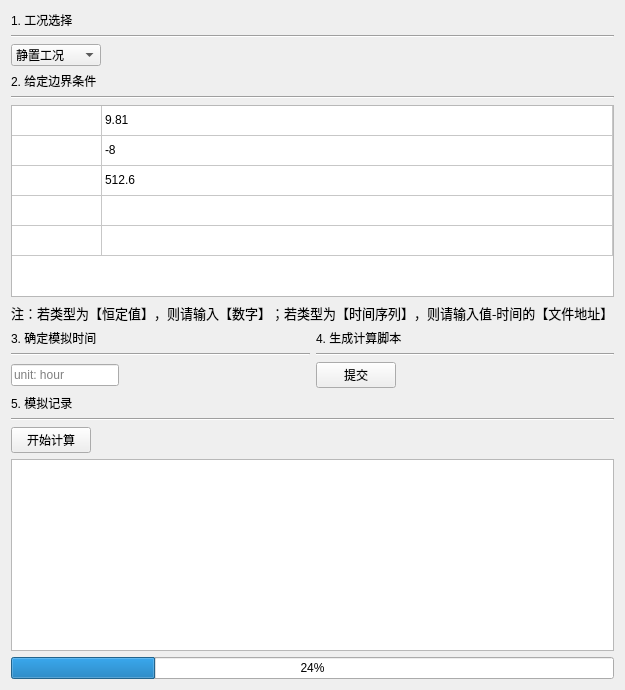
      <widget class="QWidget" name="page_simulation">
       <layout class="QVBoxLayout" name="verticalLayout_5">
        <item>
         <widget class="QLabel" name="label">
          <property name="text">
           <string>1. 工况选择</string>
          </property>
         </widget>
        </item>
        <item>
         <widget class="Line" name="line_5">
          <property name="orientation">
           <enum>Qt::Horizontal</enum>
          </property>
         </widget>
        </item>
        <item>
         <layout class="QHBoxLayout" name="horizontalLayout_4">
          <item>
           <widget class="QComboBox" name="choice_working_condition">
            <item>
             <property name="text">
              <string>静置工况</string>
             </property>
            </item>
            <item>
             <property name="text">
              <string>充放热工况</string>
             </property>
            </item>
           </widget>
          </item>
          <item>
           <spacer name="horizontalSpacer_7">
            <property name="orientation">
             <enum>Qt::Horizontal</enum>
            </property>
            <property name="sizeHint" stdset="0">
             <size>
              <width>40</width>
              <height>20</height>
             </size>
            </property>
           </spacer>
          </item>
         </layout>
        </item>
        <item>
         <widget class="QLabel" name="label_2">
          <property name="text">
           <string>2. 给定边界条件</string>
          </property>
         </widget>
        </item>
        <item>
         <widget class="Line" name="line_6">
          <property name="orientation">
           <enum>Qt::Horizontal</enum>
          </property>
         </widget>
        </item>
        <item>
         <widget class="QTableWidget" name="table_boundary_conditions">
          <attribute name="horizontalHeaderVisible">
           <bool>false</bool>
          </attribute>
          <attribute name="horizontalHeaderCascadingSectionResizes">
           <bool>false</bool>
          </attribute>
          <attribute name="horizontalHeaderMinimumSectionSize">
           <number>20</number>
          </attribute>
          <attribute name="horizontalHeaderDefaultSectionSize">
           <number>90</number>
          </attribute>
          <attribute name="horizontalHeaderStretchLastSection">
           <bool>true</bool>
          </attribute>
          <attribute name="verticalHeaderVisible">
           <bool>false</bool>
          </attribute>
          <attribute name="verticalHeaderMinimumSectionSize">
           <number>30</number>
          </attribute>
          <attribute name="verticalHeaderDefaultSectionSize">
           <number>30</number>
          </attribute>
          <attribute name="verticalHeaderStretchLastSection">
           <bool>false</bool>
          </attribute>
          <row>
           <property name="text">
            <string>Gravity</string>
           </property>
          </row>
          <row>
           <property name="text">
            <string>Ambient temp</string>
           </property>
          </row>
          <row>
           <property name="text">
            <string>Init salt temp</string>
           </property>
          </row>
          <row>
           <property name="text">
            <string>Inlet velocity</string>
           </property>
          </row>
          <row>
           <property name="text">
            <string>Inlet temp</string>
           </property>
          </row>
          <column>
           <property name="text">
            <string>Type</string>
           </property>
          </column>
          <column>
           <property name="text">
            <string>Value</string>
           </property>
          </column>
          <item row="0" column="0">
           <property name="text">
            <string/>
           </property>
           <property name="flags">
            <set>ItemIsSelectable|ItemIsDragEnabled|ItemIsDropEnabled|ItemIsUserCheckable|ItemIsEnabled</set>
           </property>
          </item>
          <item row="0" column="1">
           <property name="text">
            <string>9.81</string>
           </property>
           <property name="flags">
            <set>ItemIsSelectable|ItemIsDragEnabled|ItemIsDropEnabled|ItemIsUserCheckable|ItemIsEnabled</set>
           </property>
          </item>
          <item row="1" column="1">
           <property name="text">
            <string>-8</string>
           </property>
          </item>
          <item row="2" column="1">
           <property name="text">
            <string>512.6</string>
           </property>
          </item>
          <item row="3" column="1">
           <property name="text">
            <string/>
           </property>
          </item>
          <item row="4" column="1">
           <property name="text">
            <string/>
           </property>
          </item>
         </widget>
        </item>
        <item>
         <widget class="QLabel" name="label_simulate_notes">
          <property name="font">
           <font>
            <family>Times New Roman</family>
            <pointsize>10</pointsize>
           </font>
          </property>
          <property name="text">
           <string>注：若类型为【恒定值】，则请输入【数字】；若类型为【时间序列】，则请输入值-时间的【文件地址】</string>
          </property>
         </widget>
        </item>
        <item>
         <layout class="QGridLayout" name="gridLayout">
          <item row="0" column="0">
           <widget class="QLabel" name="label_3">
            <property name="text">
             <string>3. 确定模拟时间</string>
            </property>
           </widget>
          </item>
          <item row="2" column="1">
           <layout class="QHBoxLayout" name="horizontalLayout_13">
            <item>
             <widget class="QPushButton" name="button_simulate_scripts">
              <property name="text">
               <string>提交</string>
              </property>
             </widget>
            </item>
            <item>
             <spacer name="horizontalSpacer_8">
              <property name="orientation">
               <enum>Qt::Horizontal</enum>
              </property>
              <property name="sizeHint" stdset="0">
               <size>
                <width>40</width>
                <height>20</height>
               </size>
              </property>
             </spacer>
            </item>
           </layout>
          </item>
          <item row="0" column="1">
           <widget class="QLabel" name="label_9">
            <property name="text">
             <string>4. 生成计算脚本</string>
            </property>
           </widget>
          </item>
          <item row="2" column="0">
           <layout class="QHBoxLayout" name="horizontalLayout_14">
            <item>
             <widget class="QLineEdit" name="simulate_time_input">
              <property name="sizePolicy">
               <sizepolicy hsizetype="Maximum" vsizetype="Fixed">
                <horstretch>55</horstretch>
                <verstretch>0</verstretch>
               </sizepolicy>
              </property>
              <property name="placeholderText">
               <string>unit: hour</string>
              </property>
             </widget>
            </item>
            <item>
             <spacer name="horizontalSpacer_10">
              <property name="orientation">
               <enum>Qt::Horizontal</enum>
              </property>
              <property name="sizeHint" stdset="0">
               <size>
                <width>40</width>
                <height>20</height>
               </size>
              </property>
             </spacer>
            </item>
           </layout>
          </item>
          <item row="1" column="1">
           <widget class="Line" name="line_9">
            <property name="orientation">
             <enum>Qt::Horizontal</enum>
            </property>
           </widget>
          </item>
          <item row="1" column="0">
           <widget class="Line" name="line_7">
            <property name="orientation">
             <enum>Qt::Horizontal</enum>
            </property>
           </widget>
          </item>
         </layout>
        </item>
        <item>
         <widget class="QLabel" name="label_4">
          <property name="text">
           <string>5. 模拟记录</string>
          </property>
         </widget>
        </item>
        <item>
         <widget class="Line" name="line_8">
          <property name="orientation">
           <enum>Qt::Horizontal</enum>
          </property>
         </widget>
        </item>
        <item>
         <layout class="QHBoxLayout" name="horizontalLayout_2">
          <item>
           <widget class="QPushButton" name="button_simulate_run">
            <property name="sizePolicy">
             <sizepolicy hsizetype="Fixed" vsizetype="Fixed">
              <horstretch>0</horstretch>
              <verstretch>0</verstretch>
             </sizepolicy>
            </property>
            <property name="text">
             <string>开始计算</string>
            </property>
           </widget>
          </item>
          <item>
           <spacer name="horizontalSpacer_6">
            <property name="orientation">
             <enum>Qt::Horizontal</enum>
            </property>
            <property name="sizeHint" stdset="0">
             <size>
              <width>40</width>
              <height>20</height>
             </size>
            </property>
           </spacer>
          </item>
         </layout>
        </item>
        <item>
         <widget class="QTextBrowser" name="brow_simulate">
          <property name="font">
           <font>
            <family>Times New Roman</family>
            <pointsize>12</pointsize>
            <weight>50</weight>
            <italic>false</italic>
            <bold>false</bold>
           </font>
          </property>
          <property name="placeholderText">
           <string/>
          </property>
         </widget>
        </item>
        <item>
         <widget class="QProgressBar" name="progressBar_simulate">
          <property name="value">
           <number>24</number>
          </property>
         </widget>
        </item>
       </layout>
      </widget>
